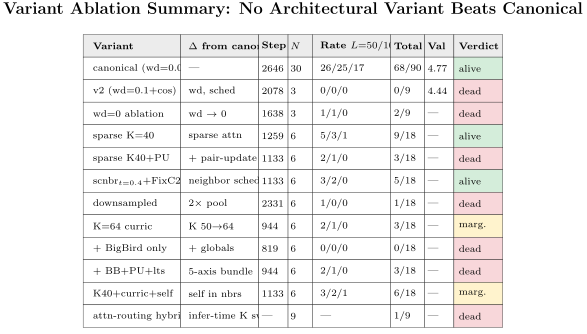

Here is the Python script that generated this plot:
# P34_v1: Variant ablation summary table (matplotlib.table rendering).
# Visualizes: F5/F7/F11/F12 + variant E-IDs (E008/E009/E014/E019/E021/E034/E039/E053/E055/E056/E077)
# DATA: inline from experiments.md entries
import sys
from pathlib import Path
sys.path.insert(0, str(Path(__file__).parent.parent))
from plot_utils import figsize
import matplotlib.pyplot as plt

# columns: Variant | Delta | Step | N | L50/100/200 | Total/(3*N) | Val | Verdict
rows = [
    ["canonical (wd=0.05)", "—",                              "2646", "30", "26/25/17", "68/90",  "4.77", "alive"],
    ["v2 (wd=0.1+cos)",     "wd, sched",                      "2078", "3",  "0/0/0",    "0/9",    "4.44", "dead"],
    ["wd=0 ablation",       "wd $\\to$ 0",                    "1638", "3",  "1/1/0",    "2/9",    "—",    "dead"],
    ["sparse K=40",         "sparse attn",                    "1259", "6",  "5/3/1",    "9/18",   "—",    "alive"],
    ["sparse K40+PU",       "+ pair-update",                  "1133", "6",  "2/1/0",    "3/18",   "—",    "dead"],
    ["scnbr$_{t{=}0.4}$+FixC2", "neighbor sched",             "1133", "6",  "3/2/0",    "5/18",   "—",    "alive"],
    ["downsampled",         "$2{\\times}$ pool",              "2331", "6",  "1/0/0",    "1/18",   "—",    "dead"],
    ["K=64 curric",         "K $50{\\to}64$",                 "944",  "6",  "2/1/0",    "3/18",   "—",    "marg."],
    ["+ BigBird only",      "+ globals",                      "819",  "6",  "0/0/0",    "0/18",   "—",    "dead"],
    ["+ BB+PU+lts",         "5-axis bundle",                  "944",  "6",  "2/1/0",    "3/18",   "—",    "dead"],
    ["K40+curric+self",     "self in nbrs",                   "1133", "6",  "3/2/1",    "6/18",   "—",    "marg."],
    ["attn-routing hybrid", "infer-time K swap",              "—",    "9",  "—",        "1/9",    "—",    "dead"],
]
cols = ["Variant", "$\\Delta$ from canon", "Step", "$N$", "Rate $L{=}50/100/200$",
        "Total", "Val", "Verdict"]

fig, ax = plt.subplots(figsize=figsize(1.0, ratio=0.62))
ax.axis("off")
tbl = ax.table(cellText=rows, colLabels=cols, loc="center",
               cellLoc="left", colLoc="left",
               colWidths=[0.20, 0.16, 0.06, 0.05, 0.16, 0.07, 0.06, 0.10])
tbl.auto_set_font_size(False)
tbl.set_fontsize(7.5)
tbl.scale(1.0, 1.35)
for j in range(len(cols)):
    tbl[0, j].set_facecolor("#ececec"); tbl[0, j].set_text_props(weight="bold")
# Color verdict cells
for i, row in enumerate(rows):
    verdict = row[-1]
    bg = {"alive": "#d4edda", "dead": "#f8d7da", "marg.": "#fff3cd"}.get(verdict, "white")
    tbl[i + 1, len(cols) - 1].set_facecolor(bg)
for cell in tbl.get_celld().values():
    cell.set_linewidth(0.25)
ax.set_title(r"\textbf{Variant Ablation Summary: No Architectural Variant Beats Canonical}", pad=12)
fig.savefig(Path(__file__).with_suffix(".pdf"))
